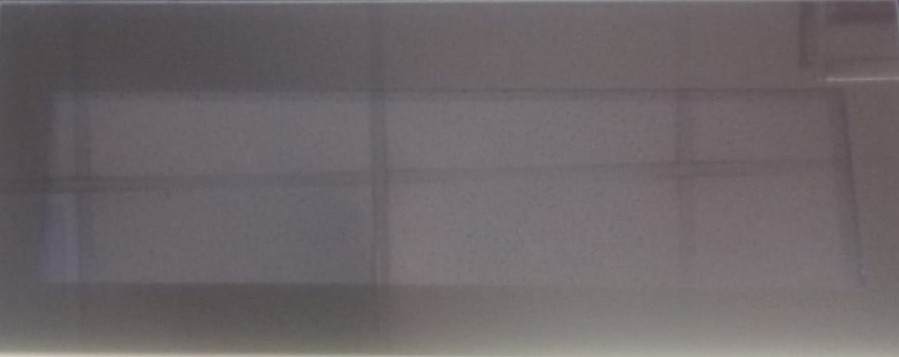
#> input picture yorglass/yorglass_borasilikat/1.jpeg, 899 x 357 px, given in place of 1.jpg, which was not available
$ jupyter execute --allow-errors temperli_cam_dokuman.ipynb   (shell and % lines are left out)   (older library calls are emulated)   (text cells are left out)
#> lines starting #> are read from the running program, lines starting #| are printed output that depends on the picture; after the words box and inside, x2 and y2 are one past the last pixel; in counts of white or black regions, pixels touching at a corner belong together; long printed decimals are rounded; pictures that were not available may be replaced by others from this repository, and a replacement may not be noted
[cell 1]
'''Extracting the photos from zip'''
try:
  !mkdir boraksilikat_resized
  !mkdir front_lid_resized
  !mkdir double_lowe_resized
  !unzip photos.zip
except:
  pass

[cell 2]
#Importing the necessary libraries
import numpy as np
from numpy.linalg import matrix_rank as rank
import matplotlib.pyplot as plt
import matplotlib.image as mpimg
from PIL import Image
from PIL import ImageFont
from PIL import ImageDraw
from scipy.linalg import orth
import cv2 as cv
import random
import skimage
from skimage import io
from skimage.exposure import histogram

# also import the matrix printing function
from bug_numpy_utils import MatPrint, CData

[cell 3]
'''resizing part'''
#!/usr/bin/python
boraksilikat_images = []
double_lowe_images = []
front_lid_images = []

names = ['boraksilikat', 'double_lowe', 'front_lid']

#> (the rest of this cell did not finish here and is left out)

[cell 4]
#Sample Glass
img = cv.imread('/content/double_lowe_resized/1.jpg')
#> img is the input picture: shape (357, 899, 3); mean B, G, R 105.2, 101.8, 108.8
imgplot = plt.imshow(img)
plt.show()

[cell 5]
im_gray = cv.imread('/content/boraksilikat_resized/1.jpg', cv.IMREAD_GRAYSCALE)
#> im_gray: shape (357, 899); min 71, max 205, mean 104.3
(thresh, im_bw) = cv.threshold(im_gray, 128, 255, cv.THRESH_BINARY | cv.THRESH_OTSU)
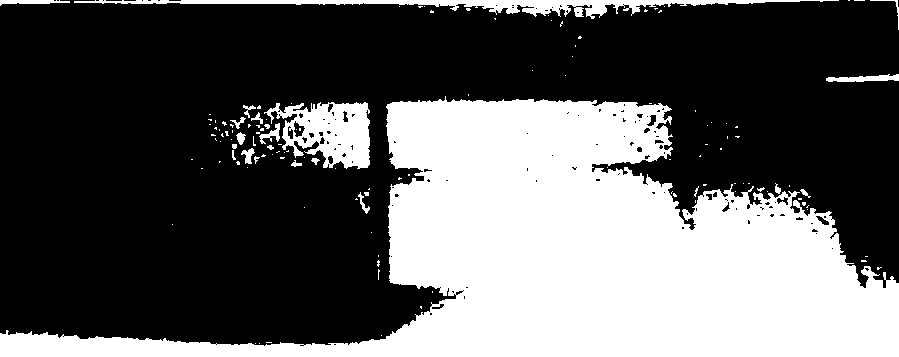
#> im_bw: shape (357, 899); 36.1% white; 131 white regions (109 under 20 px), largest, box (x1, y1, x2, y2) and area: (0, 96, 899, 357) 105568, (264, 102, 370, 169) 4238, (74, 0, 839, 19) 4080
#> thresh = 107
thresh = 127
im_bw = cv.threshold(im_gray, thresh, 255, cv.THRESH_BINARY)[1]
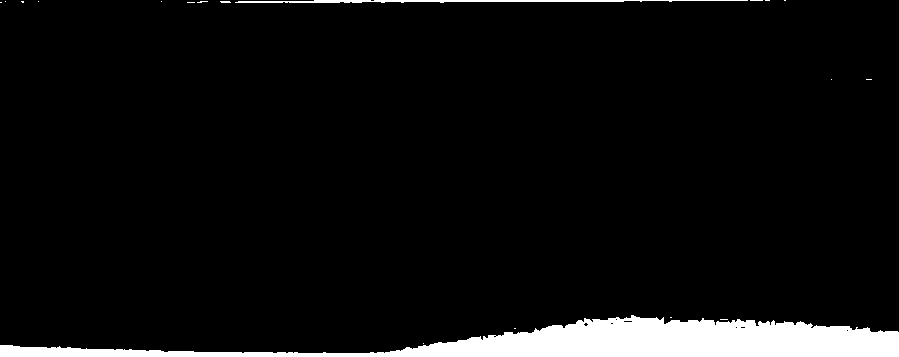
#> im_bw: shape (357, 899); 5.7% white; 19 white regions (16 under 20 px), largest, box (x1, y1, x2, y2) and area: (0, 315, 899, 357) 17302, (235, 0, 748, 3) 951, (220, 1, 231, 3) 20
plt.imshow(im_bw)
plt.show()

[cell 6]
def binarize(glass_index,name ):
  """this binarizes and return a dictionary IN CLASS results"""
#> called with glass_index = 0, name = 'boraksilikat'
  im_gray = cv.imread('/content/' + name + '_resized/'+str(glass_index)+'.jpg', cv.IMREAD_GRAYSCALE)

  (thresh, im_bw) = cv.threshold(im_gray, 128, 255, cv.THRESH_BINARY | cv.THRESH_OTSU)
#> thresh = 0
  thresh = 127
  im_bw = cv.threshold(im_gray, thresh, 255, cv.THRESH_BINARY)[1]
  unique, counts = np.unique(im_bw, return_counts=True)
#> counts = [1]
  data_or_b_and_w =dict(zip(unique, counts))
#> data_or_b_and_w = 1 item
  # print(data_or_b_and_w)
  w_o_b = data_or_b_and_w[0]/data_or_b_and_w[255]
  # print(w_o_b)

  # return dict(zip(glass_index, w_o_b))
  return w_o_b/3.7887846663114986 #bu sayı ortalama beyaz/siyah değeridir ve zamanla dinamik şekilde değişmelidir

[cell 7]
'''Finding Moments'''
# [10 lines left out: function moment_x_y, not called in this run]

[cell 8]
import pandas as pd
paths = ['boraksilikat', 'double_lowe', 'front_lid']
# init_data = ['none', 0,0,0,0,0]
columns = ['Type','w/b', 'Cx', 'Cy', 'GLCM correlation', 'GLCM dissimilarity', 'GLCM contrast', 'GLCM ASM', 'GLCM energy', 'GLCM homogeneity']
df1 = df = pd.DataFrame(columns = columns)


#> (the rest of this cell did not finish here and is left out)

[cell 9]
import numpy as np
from skimage.feature import greycomatrix, greycoprops
from skimage import data
from skimage import util, exposure, data
import pywt
from skimage import io
from skimage.color import rgb2gray

# GLCM properties
def contrast_feature(matrix_coocurrence):
    contrast = greycoprops(matrix_coocurrence, 'contrast')
    return contrast

def dissimilarity_feature(matrix_coocurrence):
    dissimilarity = greycoprops(matrix_coocurrence, 'dissimilarity')
    return dissimilarity

def homogeneity_feature(matrixc_coocurrence):
    homogeneity = greycoprops(matrix_coocurrence, 'homogeneity')
    return homogeneity

def energy_feature(matrix_coocurrence):
    energy = greycoprops(matrix_coocurrence, 'energy')
    return energy

def correlation_feature(matrix_coocurrence):
    correlation = greycoprops(matrix_coocurrence, 'correlation')
    return correlation

def asm_feature(matrix_coocurrence):
    asm = greycoprops(matrix_coocurrence, 'ASM')
    return asm

bins32 = np.array([0, 8, 16, 24, 32, 40, 48, 56, 64, 72, 80, 88, 96, 104, 112, 120, 128, 136, 144, 152, 160,
            168, 176, 184, 192, 200, 208, 216, 224, 232, 240, 248, 255]) #32-bit

#> (a cell that did not finish here is left out)

[cell 11]
import matplotlib.pyplot as plt
from skimage.feature import greycomatrix, greycoprops

# compute some GLCM properties each patch
xs = []
ys = []
for index,patch in enumerate(boraksilikat_images + double_lowe_images+front_lid_images):
    glcm = greycomatrix(patch, distances=[5], angles=[0], levels=256,
                        symmetric=True, normed=True)
    xs.append(greycoprops(glcm, 'dissimilarity')[0, 0])
    ys.append(greycoprops(glcm, 'correlation')[0, 0])
    df['GLCM dissimilarity'][index] = greycoprops(glcm, 'dissimilarity')[0, 0]/4.408682
    df['GLCM correlation'][index] = greycoprops(glcm, 'correlation')[0, 0]/0.988639
    df['GLCM contrast'][index] = greycoprops(glcm, 'contrast')[0, 0]/1
    df['GLCM homogeneity'][index] = greycoprops(glcm, 'homogeneity')[0, 0]/1
    df['GLCM energy'][index] = greycoprops(glcm, 'energy')[0, 0]/1
    df['GLCM ASM'][index] = greycoprops(glcm, 'ASM')[0, 0]/1
#> `imResize = cv.resize(img, (800,1000), interpolation = cv.INTER_AREA)`:
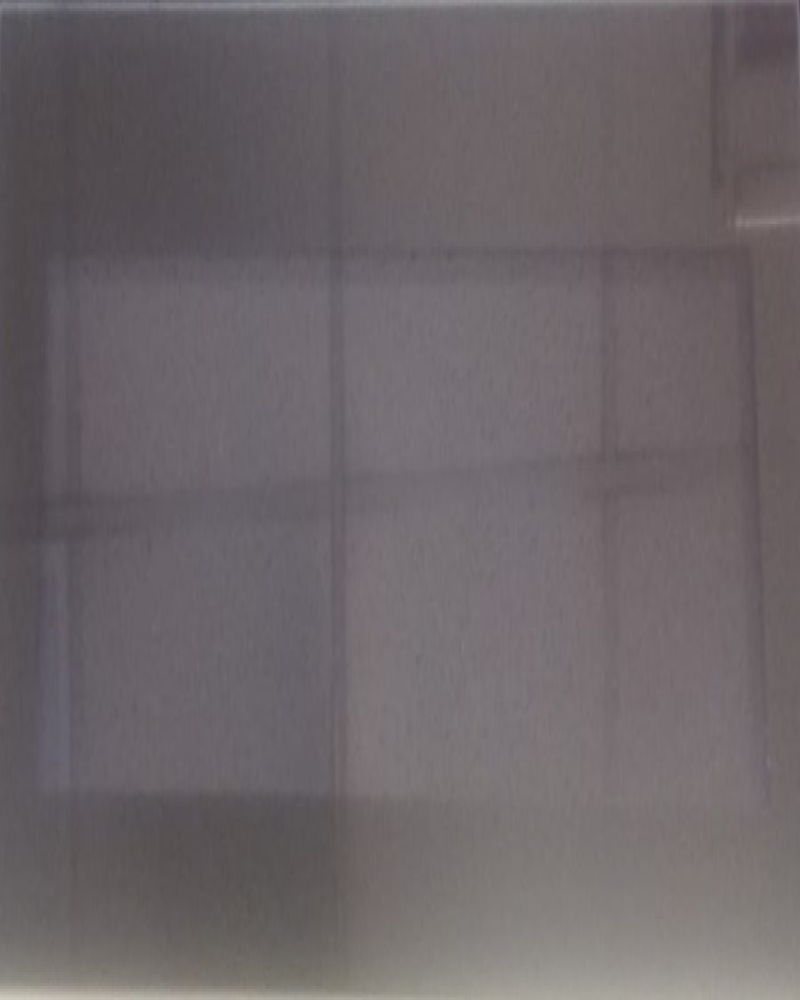
#> imResize: shape (1000, 800, 3); mean B, G, R 105.2, 101.8, 108.8


print(xs)

[cell 12]
df

[cell 13]
import plotly.graph_objects as go
from scipy.interpolate import griddata
from plotly.offline import iplot

#Read data
dataframe_boraksilikat = df[df.Type == 'boraksilikat']
dataframe_double_lowe = df[df.Type == 'double_lowe']
dataframe_front_lid = df[df.Type == 'front_lid']


# create trace 1 that is 3d scatter
trace1 = go.Scatter3d(
    x=dataframe_boraksilikat['w/b'],
    y=dataframe_boraksilikat['GLCM dissimilarity'],
    z=dataframe_boraksilikat['GLCM correlation'],
    mode='markers',
    marker=dict(
        size=5,
        color='rgb(168,160,50)',                # set color to an array/list of desired values
    ),
    hovertext = 'boraksilikat'

)

trace2 = go.Scatter3d(
    x=dataframe_double_lowe['w/b'],
    y=dataframe_double_lowe['GLCM dissimilarity'],
    z=dataframe_double_lowe['GLCM correlation'],
    mode='markers',
    marker=dict(
        size=5,
        color='rgb(50,168,82)',                # set color to an array/list of desired values
    ),
    hovertext = 'double_lowe'
)

trace3 = go.Scatter3d(
    x=dataframe_front_lid['w/b'],
    y=dataframe_front_lid['GLCM dissimilarity'],
    z=dataframe_front_lid['GLCM correlation'],
    mode='markers',
    marker=dict(
        size=5,
        color='rgb(147,50,168)',                # set color to an array/list of desired values
    ),
    hovertext = 'front_lid'

)

data = [trace1,trace2,trace3]
layout = go.Layout(
    margin=dict(
        l=0,
        r=0,
        b=0,
        t=0
    )

)
fig = go.Figure(data=data, layout=layout)
iplot(fig)

[cell 14]
#PCA
from sklearn.decomposition import PCA
pca = PCA(n_components=9, random_state=2020)
df_for_pca = df.copy()
del df_for_pca["Type"]
#> (the rest of this cell did not finish here and is left out)

#> (a cell that did not finish here is left out)

#> (a cell that did not finish here is left out)

[cell 17]
'''resizing part'''
#!/usr/bin/python
yorglass_boraksilikat_images = []
yorglass_double_lowe_images = []
yorglass_front_lid_images = []

names = ['borasilikat', 'double_lowe', 'front_lid']

#> (the rest of this cell did not finish here and is left out)

[cell 18]
def binarize_outlier(im_gray ):
  """this binarizes and return a dictionary IN CLASS results"""

  (thresh, im_bw) = cv.threshold(im_gray, 128, 255, cv.THRESH_BINARY | cv.THRESH_OTSU)
  thresh = 127
  im_bw = cv.threshold(im_gray, thresh, 255, cv.THRESH_BINARY)[1]
  unique, counts = np.unique(im_bw, return_counts=True)
  data_or_b_and_w =dict(zip(unique, counts))
  w_o_b = data_or_b_and_w[0]/data_or_b_and_w[255]


  return w_o_b/3.7887846663114986 #bu sayı ortalama beyaz/siyah değeridir ve zamanla dinamik şekilde değişmelidir

[cell 19]
def moment_x_y_outlier(img_g):
  ret,img = cv.threshold(img_g,127,255,0)

  M = cv.moments(img)
  X = int(M["m10"] / M["m00"])
  Y = int(M["m01"] / M["m00"])

  return X,Y ##Later we need to normalize these

[cell 20]
columns = ['Type','w/b', 'Cx', 'Cy', 'GLCM correlation', 'GLCM dissimilarity', 'GLCM contrast', 'GLCM ASM', 'GLCM energy', 'GLCM homogeneity']
#> columns = ['Type', 'w/b', 'Cx', 'Cy', 'GLCM correlation', 'GLCM dissimilarity', 'GLCM contrast', 'GLCM ASM', 'GLCM energy', 'GLCM homogeneity']

df_outlier = pd.DataFrame(columns = columns)
#> df_outlier = table of 0 rows and 10 columns
outlier_images = yorglass_boraksilikat_images+yorglass_double_lowe_images+yorglass_front_lid_images
#> outlier_images = 1 item
#> (the rest of this cell did not finish here and is left out)

[cell 21]
# compute some GLCM properties each patch
xs = []
ys = []
for index,patch in enumerate(outlier_images):
    glcm = greycomatrix(patch, distances=[5], angles=[0], levels=256,
                        symmetric=True, normed=True)
    xs.append(greycoprops(glcm, 'dissimilarity')[0, 0])
    ys.append(greycoprops(glcm, 'correlation')[0, 0])
    df_outlier['GLCM dissimilarity'][index] = greycoprops(glcm, 'dissimilarity')[0, 0]/4.408682
    df_outlier['GLCM correlation'][index] = greycoprops(glcm, 'correlation')[0, 0]/0.988639
    df_outlier['GLCM contrast'][index] = greycoprops(glcm, 'contrast')[0, 0]/1
    df_outlier['GLCM homogeneity'][index] = greycoprops(glcm, 'homogeneity')[0, 0]/1
    df_outlier['GLCM energy'][index] = greycoprops(glcm, 'energy')[0, 0]/1
    df_outlier['GLCM ASM'][index] = greycoprops(glcm, 'ASM')[0, 0]/1
#> this loop made 1 pass
#> after the loop, xs = [1.49]; ys = [0.99]

print(xs)
#| [1.494]

[cell 22]
df_outlier
#> Out = table of 0 rows and 10 columns

[cell 23]
##Converting the outlier data inputs as pca componenets
#PCA
pca = PCA(n_components=9, random_state=2020)
df_outlier_for_pca = df_outlier.copy()
#> df_outlier_for_pca = table of 0 rows and 10 columns
del df_outlier_for_pca["Type"]
#> (the rest of this cell did not finish here and is left out)

$ run again, with yorglass/yorglass_borasilikat/3.jpeg copied over yorglass/yorglass_borasilikat/1.jpeg
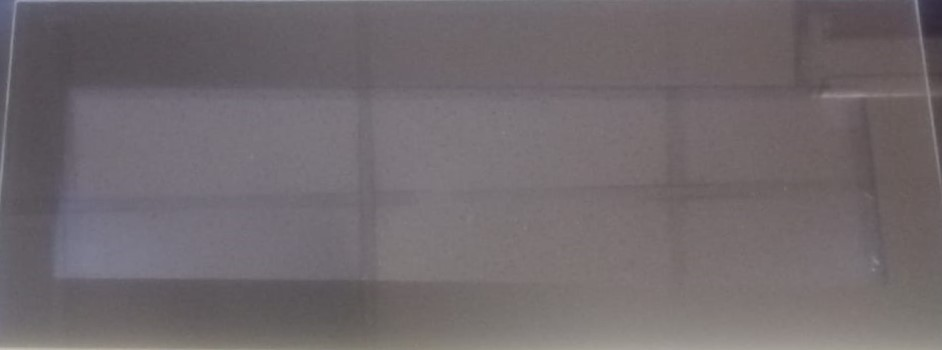
#> input picture yorglass/yorglass_borasilikat/3.jpeg, 942 x 350 px, given in place of 1.jpg, which was not available
#> img is the input picture: shape (350, 942, 3); mean B, G, R 109.6, 105.9, 113
#> `(thresh, im_bw) = cv.threshold(im_gray, 128, 255, cv.THRESH_BINARY | c..`:
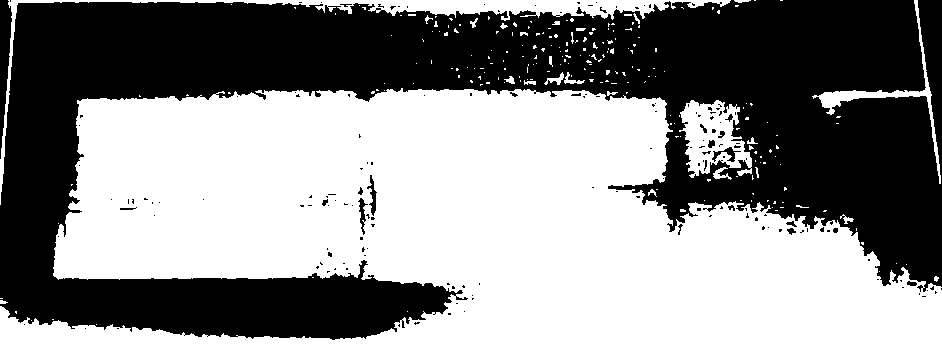
#> im_bw: shape (350, 942); 54% white; 160 black regions (140 under 20 px), largest, box (x1, y1, x2, y2) and area: (0, 0, 942, 340) 149063, (0, 0, 12, 159) 1108, (367, 175, 377, 216) 158
#> `(thresh, im_bw) = cv.threshold(im_gray, 128, 255, cv.THRESH_BINARY | c..`: thresh = 107
#> in binarize, `(thresh, im_bw) = cv.threshold(im_gray, 128, 255, cv.THRESH_BINARY | c..`: thresh = 0
#> in binarize, `unique, counts = np.unique(im_bw, return_counts=True)`: counts = [1]
#> in binarize, `data_or_b_and_w =dict(zip(unique, counts))`: data_or_b_and_w = 1 item
#> columns = ['Type', 'w/b', 'Cx', 'Cy', 'GLCM correlation', 'GLCM dissimilarity', 'GLCM contrast', 'GLCM ASM', 'GLCM energy', 'GLCM homogeneity']
#> df_outlier = table of 0 rows and 10 columns
#> outlier_images = 1 item
#> the loop `for index,patch in enumerate(outlier_images):` made 1 pass
#> after the loop `for index,patch in enumerate(outlier_images):`: xs = [1.83]; ys = [0.963]
#| [1.829]
#> Out = table of 0 rows and 10 columns
